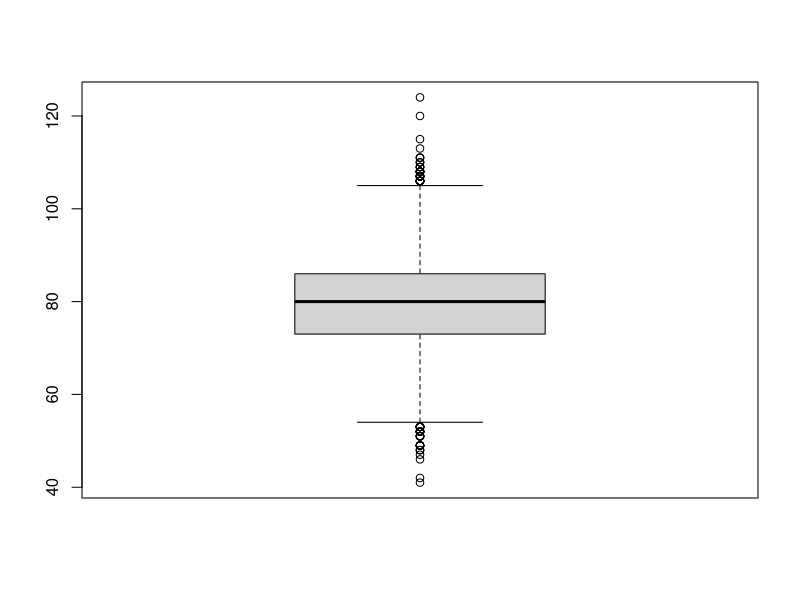
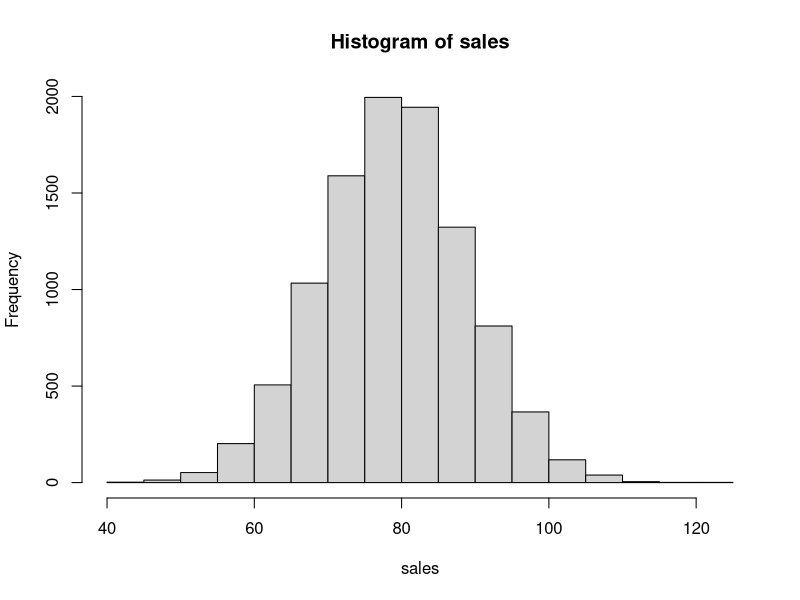
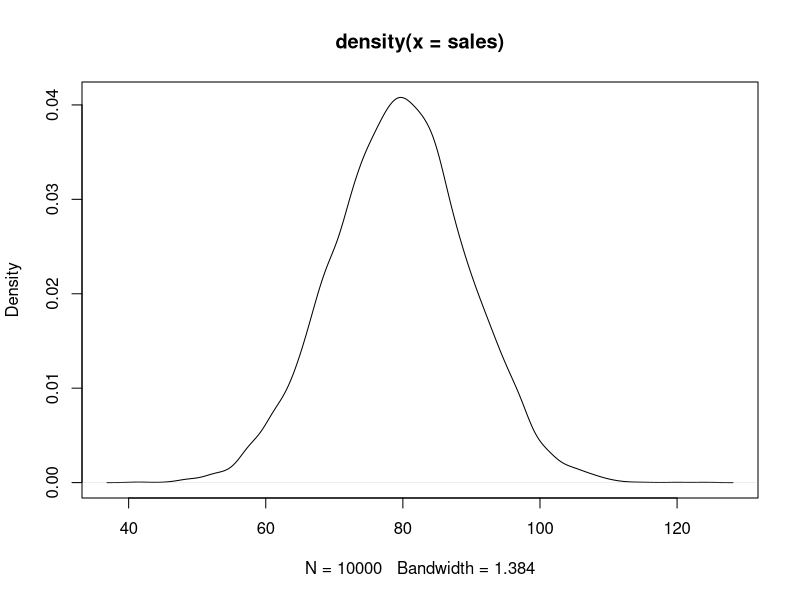

Reproduce these figures in R, in order. (Note: this script raises an error after producing the figures.)

sales= rnorm (10000, mean=80, sd=10)
sales
sales=trunc(sales)
sales
summary(sales)
boxplot(sales)
mean(sales)
median(sales)
hist(sales)
plot(density(sales))
range(sales)

#matrix
m1= matrix(100:123, ncol=2)
m1
colSums(m1)
colMeans(m1)
colnames(m1) =c('a','b')
m1
head(m1)
tail(m1)
#data frame
(sname=paste('student',1:30, sep = '_'))
sname
(marks =trunc(runif(30,50,90)))

(gender = sample(c('m','f'), replace =T,size=30, prob = c(.7,.3)))
dfi = data.frame(sname,marks,gender)  
head(dfi)
dfi

?runif
library(dplyr)
install.packages("dplyr")


dfi %>% group_by(gender) %>% summarise(mean(marks))

dfi %>% group_by(name)
dfi

dfi[(order(dfi$marks, decreasing = T)), c('sname', 'marks')]

dfi %>% select(sname, marks) %>% arrange(desc(marks))

dfi %>% sample_n(3)
dfi %>% sample_frac(.3)


